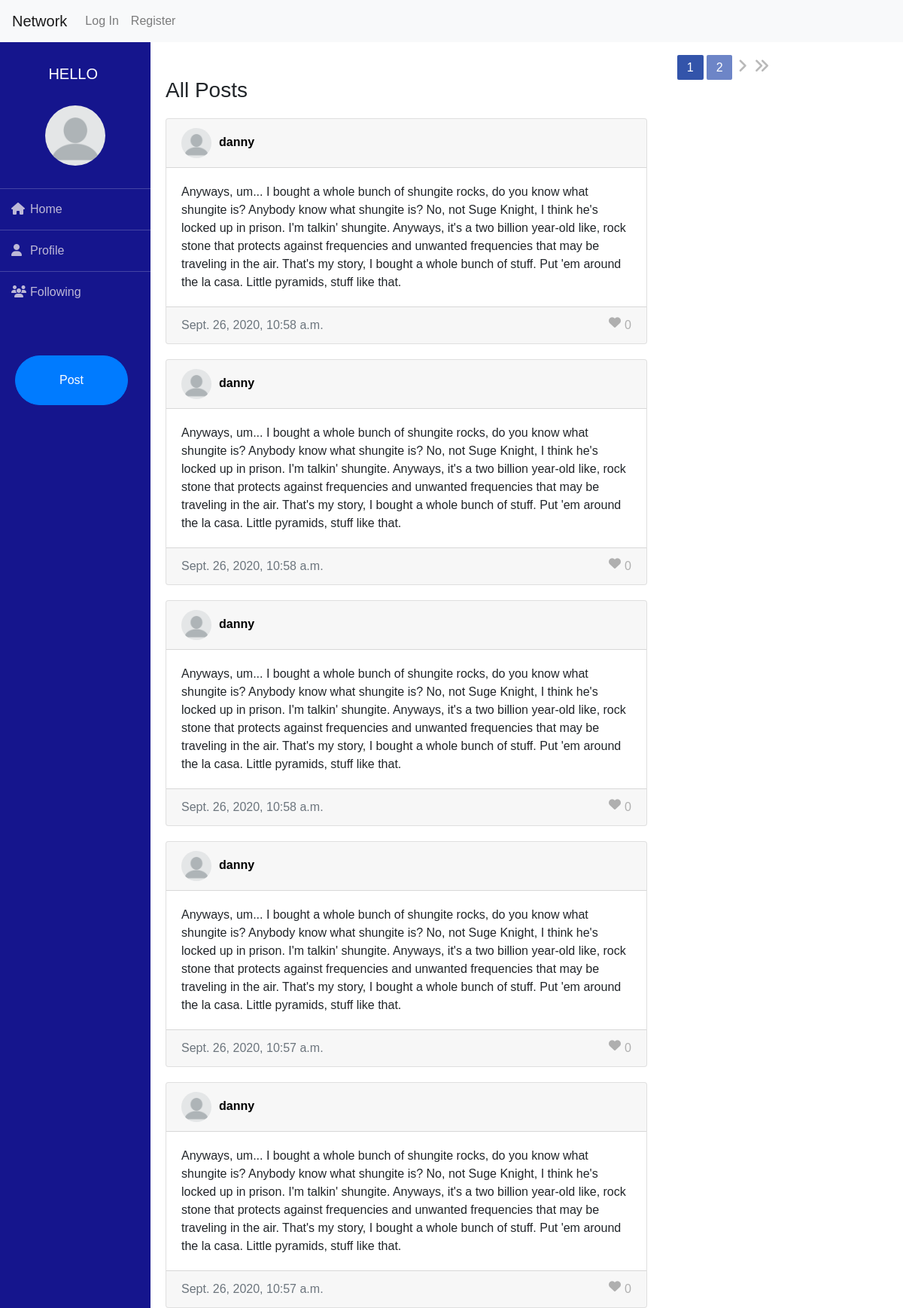
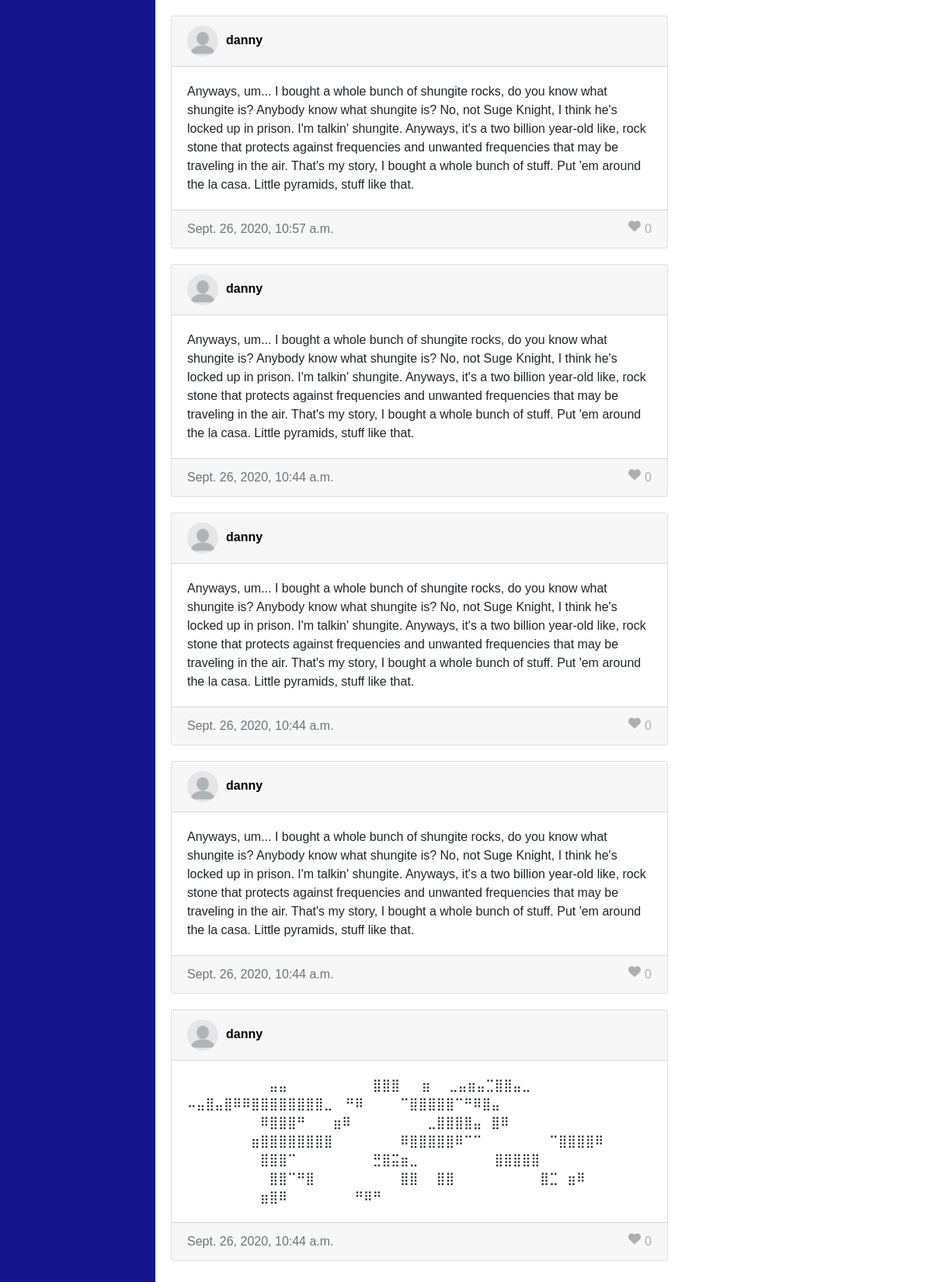
The page / on the database its author committed (2 pictures, top to bottom).
### network/models.py (models this page shows, shortened)
class Post(models.Model):
    text=models.CharField(max_length=256)
    poster=models.ForeignKey(User,on_delete=models.CASCADE)
    date=models.DateTimeField(auto_now=False,auto_now_add=True)
    likes=models.IntegerField(default=0)
    liked_by=models.ManyToManyField(User,blank=True,related_name="likers")

class User(AbstractUser):
    following=models.ManyToManyField('User',blank=True,related_name="my_followed")
    followers=models.ManyToManyField('User',blank=True,related_name="my_follwers")
    picture=models.ImageField(upload_to='profile_picture',blank=True,default='blank-profile-picture.png')
    liked=models.ManyToManyField('Post',blank=True,related_name="liked_post")

### network/views.py (the view)
# urls.py: path("", views.index, name="index"),
def index(request):
    posts=Post.objects.all()
    posts=posts.order_by("-date").all()
    paginator=Paginator(posts,10)
    page_num=request.GET.get('page')
    posts=paginator.get_page(page_num)
    return render(request, "network/index.html",{
        "posts":posts
    })

### network/templates/network/index.html (shortened to what this page needs)
{% extends "network/layout.html" %}
{%load static%}
{% block body %}
<button type="button" id="post_modal" class="btn btn-primary" data-toggle="modal" data-target="#CreatePost">
    Post
  </button>
  <div class="pagination">
    <span class="step-links">
      <span class="current">
        {%for num in posts.paginator.page_range%}
          {%if posts.number == num %}
          <span class="pagination-number pagination-current">{{num}}</span>
          {%elif num > posts.number|add:'-3' and num < posts.number|add:'3'%}
          <a class="pagination-number" href="?page={{num}}">{{num}}</a>
          {%endif%}
        {%endfor%}
      </span>
      {%if posts.has_next%}
        <a class="pagination-action" href="?page={{posts.next_page_number}}"><i class="fas fa-angle-right"></i></a>
        <a class="pagination-action" href="?page={{posts.paginator.num_pages}}"><i class="fas fa-angle-double-right"></i></a>
      {%endif%}
    </span>
  </div>
 {%if posts%}
<div class="headers">
  <h3>All Posts</h3>
</div>
  {%for post in posts%}
  <div class="card" id="card_{{post.id}}">
    <div class="card-header text-muted">
    <a class="profile_links"href="{%url 'profile' post.poster%}"><img src="{{post.poster.picture.url}}" id="post_img">{{post.poster.username}}</a>
    </div>
    <div class="card-body">
    <p class="card-text" id="body_{{post.id}}">{{post.text}}</p>
    </div>
    <div class="card-footer text-muted">{{post.date}}
      <span id="{{post.id}}_cnt" class="like_cnt">{{post.likes}}</span>
      <a title="like" href="#null" ><i class="fas fa-heart" id="{{post.id}}" title='like'></i></a>
    </div>
  </div>
  {%endfor%}
 {%else%}
<h3 class="headers">There are no posts at the moment.</h3>
{%endif%}
{% endblock %}

### network/static/network/styles.css (style rules this page uses)
* { margin:0; padding:0; box-sizing:border-box; list-style: none; font-family:sans-serif; }
.pagination { text-align:center; margin-top:1em; margin-left:900px; }
.pagination-action { margin: 0 0.1em; display:inline-block; color:#B9B9B9; font-size:1.3em; }
.pagination-number { background-color:#6D85C7; padding:0.5em 0.8em; color:#fff; border-radius:2px; list-style-type:none; }
.pagination-number:hover, .pagination-current { background-color:#3354AA; color:#fff; }
.headers { margin-left:220px; }
.card { margin:20px; width:40rem; margin-left:220px; }
#post_img { margin-right:10px; width:40px; height: 40px; border-radius: 50%; }
.fa-heart,.like_cnt,.fa-edit,.fa-backspace { float:right; color:rgb(175,175,175); }
.like_cnt { margin-left:5px; }
.profile_links { color:black; font-weight: bold; }
#post_modal { position: absolute; margin-top:400px; margin-left:20px; border-radius: 50px; padding:20px; box-sizing:border-box; width:150px; }

### rows shown on the page
Post: poster.picture (placeholder picture), poster.username "danny", text "Anyways, um... I bought a whole bunch of shungite rocks, do you know what shungite is? Anybody know what shungite is? No, not Suge Knight, I think he's locked up in prison. I'm talkin' shungite. Anyways, it's a two billion year-old like, rock stone that protects against frequencies and unwanted frequencies that may be traveling in the air. That's my story, I bought a whole bunch of stuff. Put 'em around the la casa. Little pyramids, stuff like that.", date "Sept. 26, 2020, 10:58 a.m.", likes "0"
Post: poster.picture (placeholder picture), poster.username "danny", text "Anyways, um... I bought a whole bunch of shungite rocks, do you know what shungite is? Anybody know what shungite is? No, not Suge Knight, I think he's locked up in prison. I'm talkin' shungite. Anyways, it's a two billion year-old like, rock stone that protects against frequencies and unwanted frequencies that may be traveling in the air. That's my story, I bought a whole bunch of stuff. Put 'em around the la casa. Little pyramids, stuff like that.", date "Sept. 26, 2020, 10:58 a.m.", likes "0"
Post: poster.picture (placeholder picture), poster.username "danny", text "Anyways, um... I bought a whole bunch of shungite rocks, do you know what shungite is? Anybody know what shungite is? No, not Suge Knight, I think he's locked up in prison. I'm talkin' shungite. Anyways, it's a two billion year-old like, rock stone that protects against frequencies and unwanted frequencies that may be traveling in the air. That's my story, I bought a whole bunch of stuff. Put 'em around the la casa. Little pyramids, stuff like that.", date "Sept. 26, 2020, 10:58 a.m.", likes "0"
Post: poster.picture (placeholder picture), poster.username "danny", text "Anyways, um... I bought a whole bunch of shungite rocks, do you know what shungite is? Anybody know what shungite is? No, not Suge Knight, I think he's locked up in prison. I'm talkin' shungite. Anyways, it's a two billion year-old like, rock stone that protects against frequencies and unwanted frequencies that may be traveling in the air. That's my story, I bought a whole bunch of stuff. Put 'em around the la casa. Little pyramids, stuff like that.", date "Sept. 26, 2020, 10:57 a.m.", likes "0"
Post: poster.picture (placeholder picture), poster.username "danny", text "Anyways, um... I bought a whole bunch of shungite rocks, do you know what shungite is? Anybody know what shungite is? No, not Suge Knight, I think he's locked up in prison. I'm talkin' shungite. Anyways, it's a two billion year-old like, rock stone that protects against frequencies and unwanted frequencies that may be traveling in the air. That's my story, I bought a whole bunch of stuff. Put 'em around the la casa. Little pyramids, stuff like that.", date "Sept. 26, 2020, 10:57 a.m.", likes "0"
Post: poster.picture (placeholder picture), poster.username "danny", text "Anyways, um... I bought a whole bunch of shungite rocks, do you know what shungite is? Anybody know what shungite is? No, not Suge Knight, I think he's locked up in prison. I'm talkin' shungite. Anyways, it's a two billion year-old like, rock stone that protects against frequencies and unwanted frequencies that may be traveling in the air. That's my story, I bought a whole bunch of stuff. Put 'em around the la casa. Little pyramids, stuff like that.", date "Sept. 26, 2020, 10:57 a.m.", likes "0"
Post: poster.picture (placeholder picture), poster.username "danny", text "Anyways, um... I bought a whole bunch of shungite rocks, do you know what shungite is? Anybody know what shungite is? No, not Suge Knight, I think he's locked up in prison. I'm talkin' shungite. Anyways, it's a two billion year-old like, rock stone that protects against frequencies and unwanted frequencies that may be traveling in the air. That's my story, I bought a whole bunch of stuff. Put 'em around the la casa. Little pyramids, stuff like that.", date "Sept. 26, 2020, 10:44 a.m.", likes "0"
Post: poster.picture (placeholder picture), poster.username "danny", text "Anyways, um... I bought a whole bunch of shungite rocks, do you know what shungite is? Anybody know what shungite is? No, not Suge Knight, I think he's locked up in prison. I'm talkin' shungite. Anyways, it's a two billion year-old like, rock stone that protects against frequencies and unwanted frequencies that may be traveling in the air. That's my story, I bought a whole bunch of stuff. Put 'em around the la casa. Little pyramids, stuff like that.", date "Sept. 26, 2020, 10:44 a.m.", likes "0"
Post: poster.picture (placeholder picture), poster.username "danny", text "Anyways, um... I bought a whole bunch of shungite rocks, do you know what shungite is? Anybody know what shungite is? No, not Suge Knight, I think he's locked up in prison. I'm talkin' shungite. Anyways, it's a two billion year-old like, rock stone that protects against frequencies and unwanted frequencies that may be traveling in the air. That's my story, I bought a whole bunch of stuff. Put 'em around the la casa. Little pyramids, stuff like that.", date "Sept. 26, 2020, 10:44 a.m.", likes "0"
Post: poster.picture (placeholder picture), poster.username "danny", text "⠀⠀⠀⠀⠀⠀⠀⠀⠀⣤⣤ ⠀⠀⠀⠀⠀⠀⠀⠀⠀⣿⣿⣿ ⠀⠀⣶⠀⠀⣀⣤⣶⣤⣉⣿⣿⣤⣀ ⠤⣤⣿⣤⣿⠿⠿⣿⣿⣿⣿⣿⣿⣿⣿⣀ ⠀⠛⠿⠀⠀⠀⠀⠉⣿⣿⣿⣿⣿⠉⠛⠿⣿⣤ ⠀⠀⠀⠀⠀⠀⠀⠀⠿⣿⣿⣿⠛⠀⠀⠀⣶⠿ ⠀⠀⠀⠀⠀⠀⠀⠀⣀⣿⣿⣿⣿⣤⠀⣿⠿ ⠀⠀⠀⠀⠀⠀⠀⣶⣿⣿⣿⣿⣿⣿⣿⣿ ⠀⠀⠀⠀⠀⠀⠀⠿⣿⣿⣿⣿⣿⠿⠉⠉ ⠀⠀⠀⠀⠀⠀⠀⠉⣿⣿⣿⣿⠿ ⠀⠀⠀⠀⠀⠀⠀⠀⣿⣿⣿⠉ ⠀⠀⠀⠀⠀⠀⠀⠀⣛⣿⣭⣶⣀ ⠀⠀⠀⠀⠀⠀⠀⠀⣿⣿⣿⣿⣿ ⠀⠀⠀⠀⠀⠀⠀⠀⠀⣿⣿⠉⠛⣿ ⠀⠀⠀⠀⠀⠀⠀⠀⠀⣿⣿⠀⠀⣿⣿ ⠀⠀⠀⠀⠀⠀⠀⠀⠀⣿⣉⠀⣶⠿ ⠀⠀⠀⠀⠀⠀⠀⠀⣶⣿⠿ ⠀⠀⠀⠀⠀⠀⠀⠛⠿⠛", date "Sept. 26, 2020, 10:44 a.m.", likes "0"

### other values the page prints
{{ num }} "1"
{{ num }} "2"
